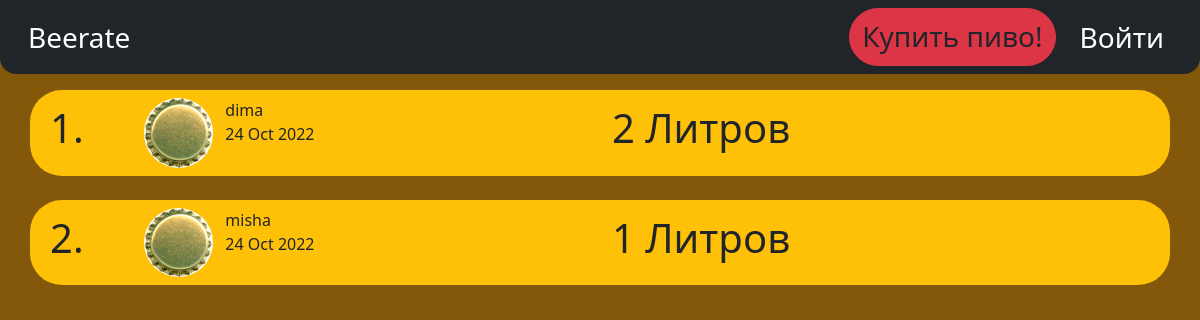
Before: / with the older database file.
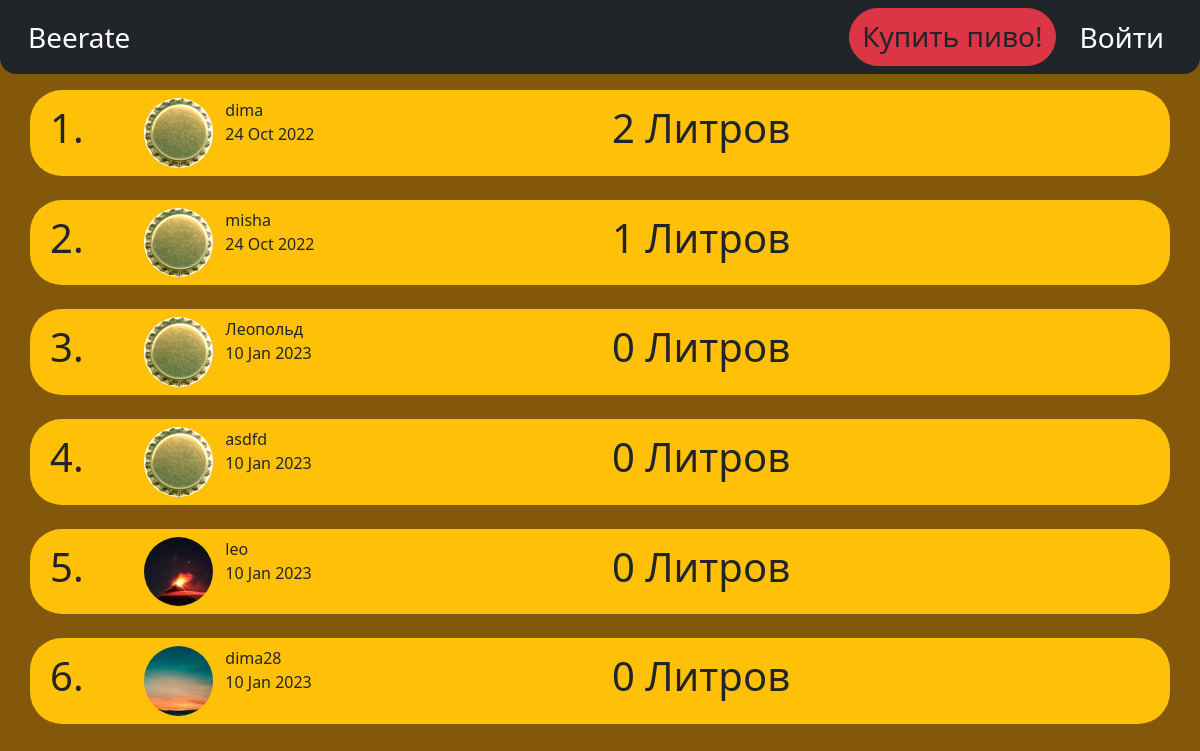
After: the same page with the newer database file.
### flasksite/models.py (models this page shows, shortened)
class User(db.Model, UserMixin):
    id = db.Column(db.Integer, primary_key=True)
    nickname = db.Column(db.String(120), nullable=False, unique=True)
    image_file = db.Column(db.String(20), nullable=False, default="default.jpg")
    password = db.Column(db.String(60), nullable=False)
    email = db.Column(db.String(120), unique=True, nullable=False)
    volume = db.Column(db.Integer, nullable=False, default=0)
    date_since = db.Column(db.DateTime, nullable=False, default=datetime.now(tz=pytz.timezone("Europe/Moscow")))
    orders = db.relationship("Order", backref="author", lazy=True)

### flasksite/main/routes.py (the view)
@main.route("/")
def home():
    users = User.query.order_by(User.volume.desc()).all()
    length = len(users)
    return render_template("home.html", users=users, length=length)

### flasksite/templates/home.html
{% extends "layout.html" %} {% block content %} {%for i in range(length)%}
  <div class="row mb-4 p-2 bg-warning rounded-5">
    <div class="col-1 fs-1">{{i+1}}.</div>
    <div class="col-1">
      <img
        src="{{url_for('static',
      filename='prof_pict/'+users[i].image_file)}}"
        class="img-fluid rounded-circle"
        alt="avatar"
      />
    </div>
    <div class="col">
      <div class="row">{{users[i].nickname}}</div>
      <div class="row">{{users[i].date_since.strftime("%-d %b %Y")}}</div>
    </div>
    <div class="col-6 fs-1">
      {{users[i].volume}} Литров
    </div>
  </div>
{%endfor%} {% endblock content %}

### flasksite/templates/layout.html (shortened to what this page needs)
<!DOCTYPE html>
<html>
  <head>
    <link
      href="https://cdn.jsdelivr.net/npm/bootstrap@5.3.0-alpha1/dist/css/bootstrap.min.css"
      rel="stylesheet"
    />
  </head>
  <body style="background-color:#83580b">
    <nav class="navbar navbar-expand bg-dark rounded-bottom-4">
      <div class="container-fluid fs-3">
        <a class="navbar-brand fs-3 text-white ps-3" href="{{url_for('main.home')}}">Beerate</a>
        <div class="navbar-nav ms-auto me-3">
          <a class="btn btn-danger fs-3 text-dark rounded-5" href="#"
            >Купить пиво!</a
          >
          <a class="nav-link ms-3 text-white" href="#">Войти</a>
        </div>
      </div>
    </nav>
    <div class="container pt-3">
       {% block content %}{% endblock %}
    </div>
  </body>
</html>

Changed rows visible on the page:
added User: image_file (placeholder picture), nickname "Леопольд", date_since "10 Jan 2023", volume "0"
added User: image_file (placeholder picture), nickname "asdfd", date_since "10 Jan 2023", volume "0"
added User: image_file (picture), nickname "leo", date_since "10 Jan 2023", volume "0"
added User: image_file (picture), nickname "dima28", date_since "10 Jan 2023", volume "0"
Other visible differences:
new list line: "3 . Литров"
new list line: "4 . Литров"
new list line: "5 . Литров"
new list line: "6 . Литров"
